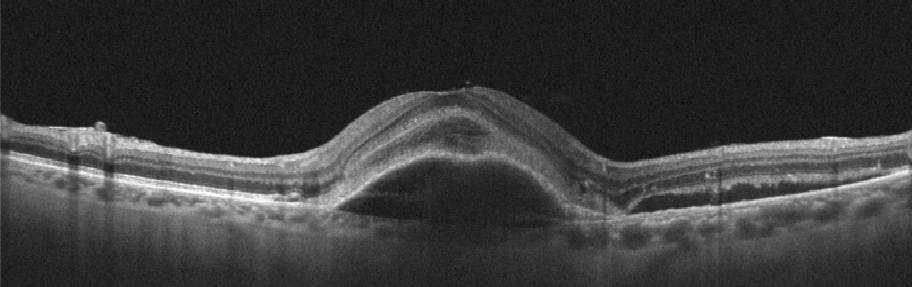
#> input picture dataset/AMD/amd_1475608_2.jpg, 912 x 287 px; its folder holds 3 pictures in this run
$ python visualizeMasks.py
#> lines starting #> are read from the running program, lines starting #| are printed output that depends on the picture
from pathlib import Path
from PIL import Image
import numpy as np
import matplotlib.pyplot as plt
import random

# 📁 Ana dataset klasörü
base_dataset_dir = Path("C:/Users/ceren/PycharmProjects/Feng498/Backend/dataset")

# 📁 preview çıktısı dataset ile aynı seviyede olacak
preview_dir = base_dataset_dir.parent / "preprocessingOutputExample"  # ✅ .parent ile "Backend/" klasörüne çıktık
preview_dir.mkdir(parents=True, exist_ok=True)

classes = ['AMD', 'NO']

# 🧽 Yardımcı
def load_image_as_array(path):
    img = Image.open(path).convert("RGB").resize((299, 299))  # Inception için uygun
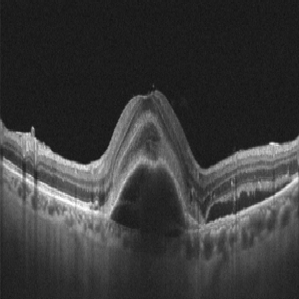
#> img: PIL image 299x299 RGB; min 17, max 255, mean 57.9
    return np.asarray(img, dtype=np.float32) / 255.0

# 📦 Her sınıftan rastgele 2 örnek seç
examples = []
for cls in classes:
    class_dir = base_dataset_dir / cls
    images = list(class_dir.glob('*'))
    selected_images = random.sample(images, 2)

    for img_path in selected_images:
        original_img = load_image_as_array(img_path)

        # Contrast maskesi
        contrast_mask = np.max(original_img, axis=2, keepdims=True)
        contrast_img = np.clip(original_img * contrast_mask, 0, 1)
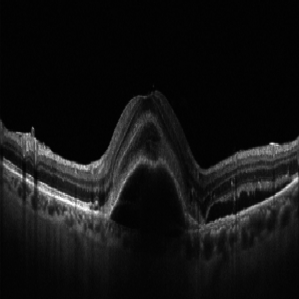
#> contrast_img: shape (299, 299, 3) float32; min 0.00444, max 1, mean 0.078
#> (the run stopped early here; a loop or call above may not have finished)
